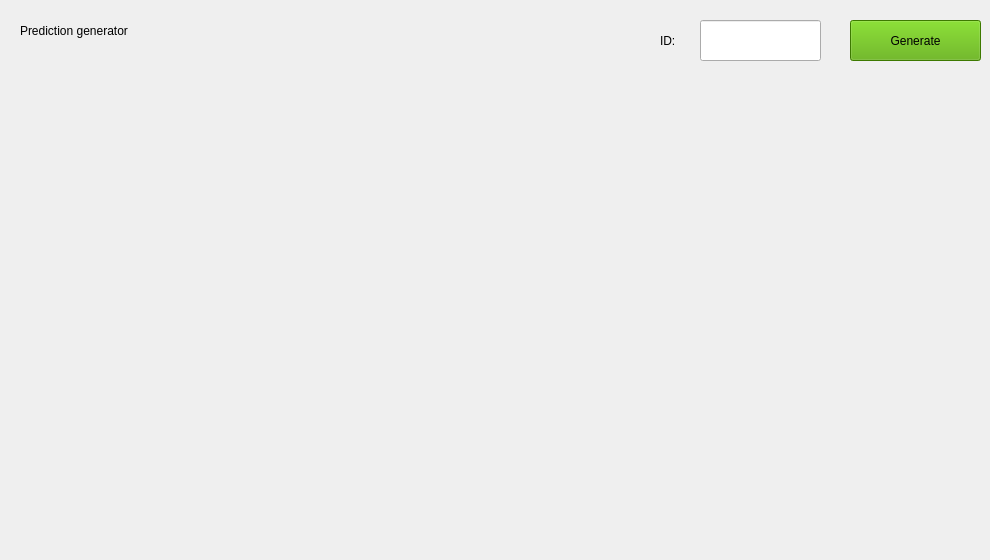
   <widget class="QWidget" name="tab_20">
    <attribute name="title">
     <string>Prediction</string>
    </attribute>
    <widget class="QLabel" name="label_130">
     <property name="geometry">
      <rect>
       <x>660</x>
       <y>20</y>
       <width>41</width>
       <height>41</height>
      </rect>
     </property>
     <property name="styleSheet">
      <string notr="true">
font: 12pt &quot;Segoe MDL2 Assets&quot;;
</string>
     </property>
     <property name="text">
      <string>ID:</string>
     </property>
    </widget>
    <widget class="QPushButton" name="gen_4">
     <property name="geometry">
      <rect>
       <x>850</x>
       <y>20</y>
       <width>131</width>
       <height>41</height>
      </rect>
     </property>
     <property name="styleSheet">
      <string notr="true">font:11pt &quot;Sitka&quot;;
background-color: rgb(85, 170,0 );</string>
     </property>
     <property name="text">
      <string>Generate</string>
     </property>
    </widget>
    <widget class="QLabel" name="label_131">
     <property name="geometry">
      <rect>
       <x>20</x>
       <y>10</y>
       <width>221</width>
       <height>41</height>
      </rect>
     </property>
     <property name="styleSheet">
      <string notr="true">
font: 16pt &quot;Segoe MDL2 Assets&quot;;
</string>
     </property>
     <property name="text">
      <string>Prediction generator</string>
     </property>
    </widget>
    <widget class="QLineEdit" name="idp_2">
     <property name="geometry">
      <rect>
       <x>700</x>
       <y>20</y>
       <width>121</width>
       <height>41</height>
      </rect>
     </property>
     <property name="text">
      <string/>
     </property>
    </widget>
    <widget class="QLabel" name="pred_2">
     <property name="geometry">
      <rect>
       <x>20</x>
       <y>60</y>
       <width>961</width>
       <height>491</height>
      </rect>
     </property>
     <property name="styleSheet">
      <string notr="true">font: 8pt &quot;Segoe UI&quot;;</string>
     </property>
     <property name="text">
      <string/>
     </property>
    </widget>
   </widget>
